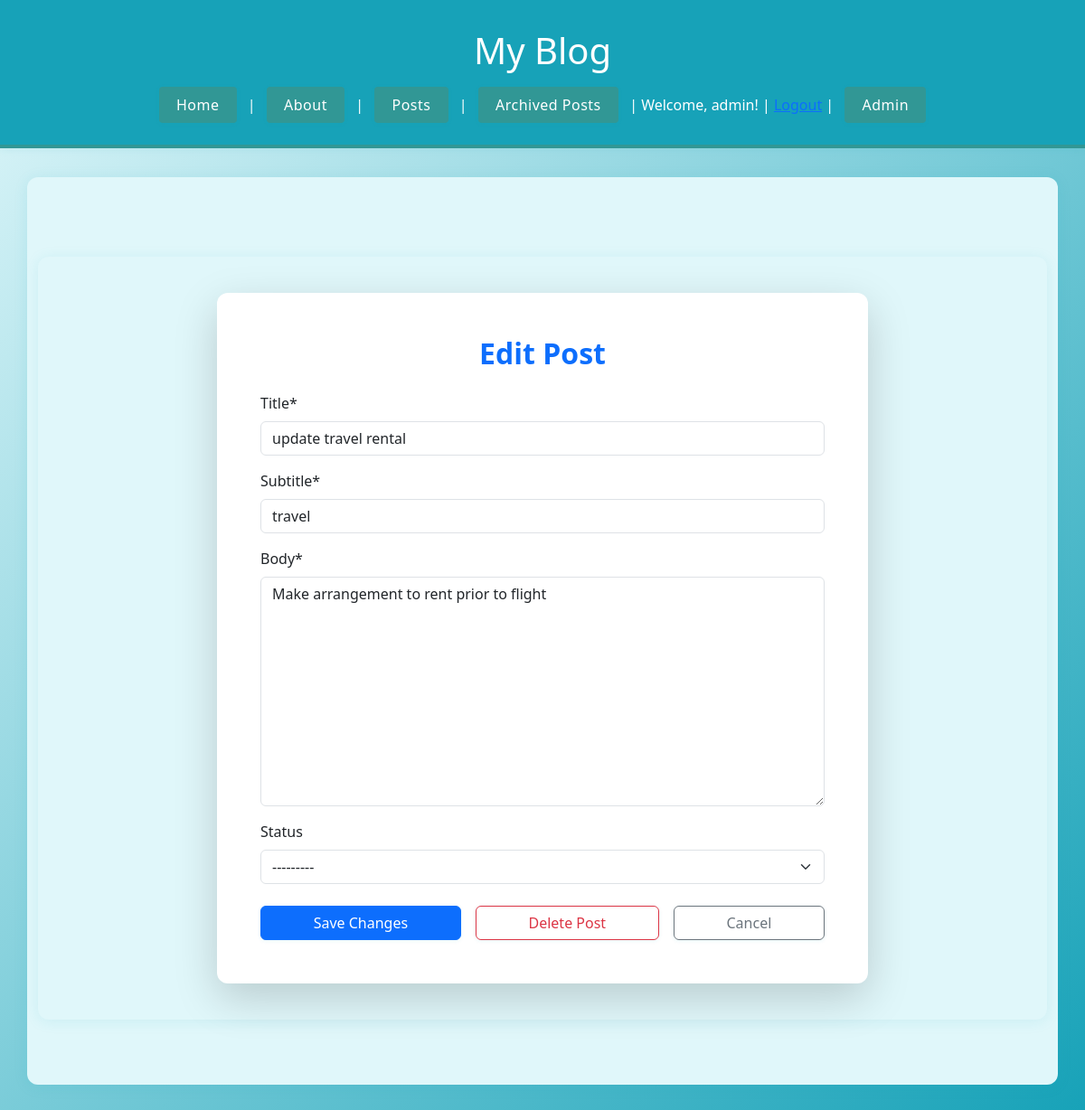
The app's page /posts/5/edit/ (signed in) with its own data.
### posts/models.py (models this page shows, shortened)
class Post(models.Model):
	title = models.CharField(max_length=128)
	subtitle = models.CharField(max_length=256)
	body = models.TextField()
	created_on = models.DateTimeField(auto_now_add=True)
	author = models.ForeignKey(
		get_user_model(),
		on_delete=models.CASCADE
	)
	status = models.ForeignKey(
		Status,
		on_delete=models.DO_NOTHING,
		null=True,
		blank=True,
		related_name='posts'
	)

### posts/views.py (the view)
# urls.py: path('<int:pk>/edit/', PostUpdateView.as_view(), name='post_edit'),
class PostUpdateView(LoginRequiredMixin, UpdateView):
	template_name = "posts/edit.html"
	model = Post
	fields = ["title", "subtitle", "body", "status"]
	success_url = reverse_lazy("post_list")
	def get_queryset(self):
		return Post.objects.all()

### posts/models.py (called while the page is built)
	def __str__(self):
		return f"{self.name}"

### templates/posts/edit.html (shortened to what this page needs)
{% extends 'base.html' %}
{% load crispy_forms_tags %}
{% block content %}
<div class="container mt-5">
  <div class="row justify-content-center">
    <div class="col-lg-8">
      <div class="card shadow-lg border-0">
        <div class="card-body p-5">
          <h2 class="card-title mb-4 text-center fw-bold text-primary">Edit Post</h2>
          <form method="post" class="needs-validation" novalidate>
            {{ form|crispy }}
            <div class="d-flex gap-3 mt-4">
              <button type="submit" class="btn btn-primary flex-fill">Save Changes</button>
              <a href="{% url 'post_delete' post.id %}" class="btn btn-outline-danger flex-fill">Delete Post</a>
              <a href="{% url 'post_list' %}" class="btn btn-outline-secondary flex-fill">Cancel</a>
            </div>
          </form>
        </div>
      </div>
    </div>
  </div>
</div>
{% endblock %}

### templates/base.html (shortened to what this page needs)
<!DOCTYPE html>
<html lang="en">
<head>
    {% load static %}
    <link rel="stylesheet" href="{% static 'css/style.css' %}">
    <link href="https://cdn.jsdelivr.net/npm/bootstrap@5.3.0/dist/css/bootstrap.min.css" rel="stylesheet">
</head>
<body>
    <div class="header">
        <h1>My Blog</h1>
        <nav>
            <a href="/">Home</a> |
            <a href="/about/">About</a> |
            <a href="/posts/">Posts</a> |
            <a href="/posts/archived/">Archived Posts</a> |
            {% if user.is_authenticated %}
                <span>Welcome, {{ user.username }}!</span> |
                <form action="/accounts/logout/" method="post" style="display:inline;">
                    <button type="submit" style="background:none;border:none;padding:0;margin:0;color:#0d6efd;text-decoration:underline;cursor:pointer;">Logout</button>
                </form> |
            {% else %}
                <a href="/accounts/login/">Login</a> |
                <a href="/accounts/signup/">Sign Up</a> |
            {% endif %}
            <a href="/admin/">Admin</a>
        </nav>
    </div>
    <div class="container">
        {% block content %}{% endblock %}
    </div>
</body>
</html>

### static/css/style.css (style rules this page uses)
body { font-family: 'Segoe UI', Arial, sans-serif; background: linear-gradient(135deg, #e0f7fa 0%, #17a2b8 100%); margin: 0; padding: 0; min-height: 100vh; color: #234e52; }
.header { background: #17a2b8; color: #fff; padding: 2rem 0 1.5rem 0; text-align: center; border-bottom: 4px solid #319795; box-shadow: 0 2px 8px rgba(23,162,184,0.08); }
.header nav { margin-top: 1rem; }
.header nav a { display: inline-block; margin: 0 0.5rem; padding: 0.5rem 1.2rem; color: #fff; background: #319795; border-radius: 4px; text-decoration: none; font-weight: 500; letter-spacing: 0.5px; transition: background 0.2s, color 0.2s, box-shadow 0.2s; box-shadow: 0 1px 4px rgba(23,162,184,0.10); }
.container { max-width: 900px; margin: 2rem auto; background: #e0f7fa; box-shadow: 0 2px 16px rgba(23,162,184,0.10); border-radius: 12px; padding: 2.5rem 2rem; }
.card { border-radius: 12px !important; border: 1px solid #17a2b8; box-shadow: 0 2px 12px rgba(23,162,184,0.10); transition: box-shadow 0.2s; background: #fff; }
.btn { font-weight: 500; border-radius: 6px; transition: box-shadow 0.2s, background 0.2s, color 0.2s; box-shadow: 0 1px 4px rgba(23,162,184,0.10); background: #17a2b8; color: #fff; border: none; }

### records on screen
Post: title "update travel rental", subtitle "travel", body "Make arrangement to rent prior to flight", status "---------"

### other values on screen
{{ user.username }} "admin"
